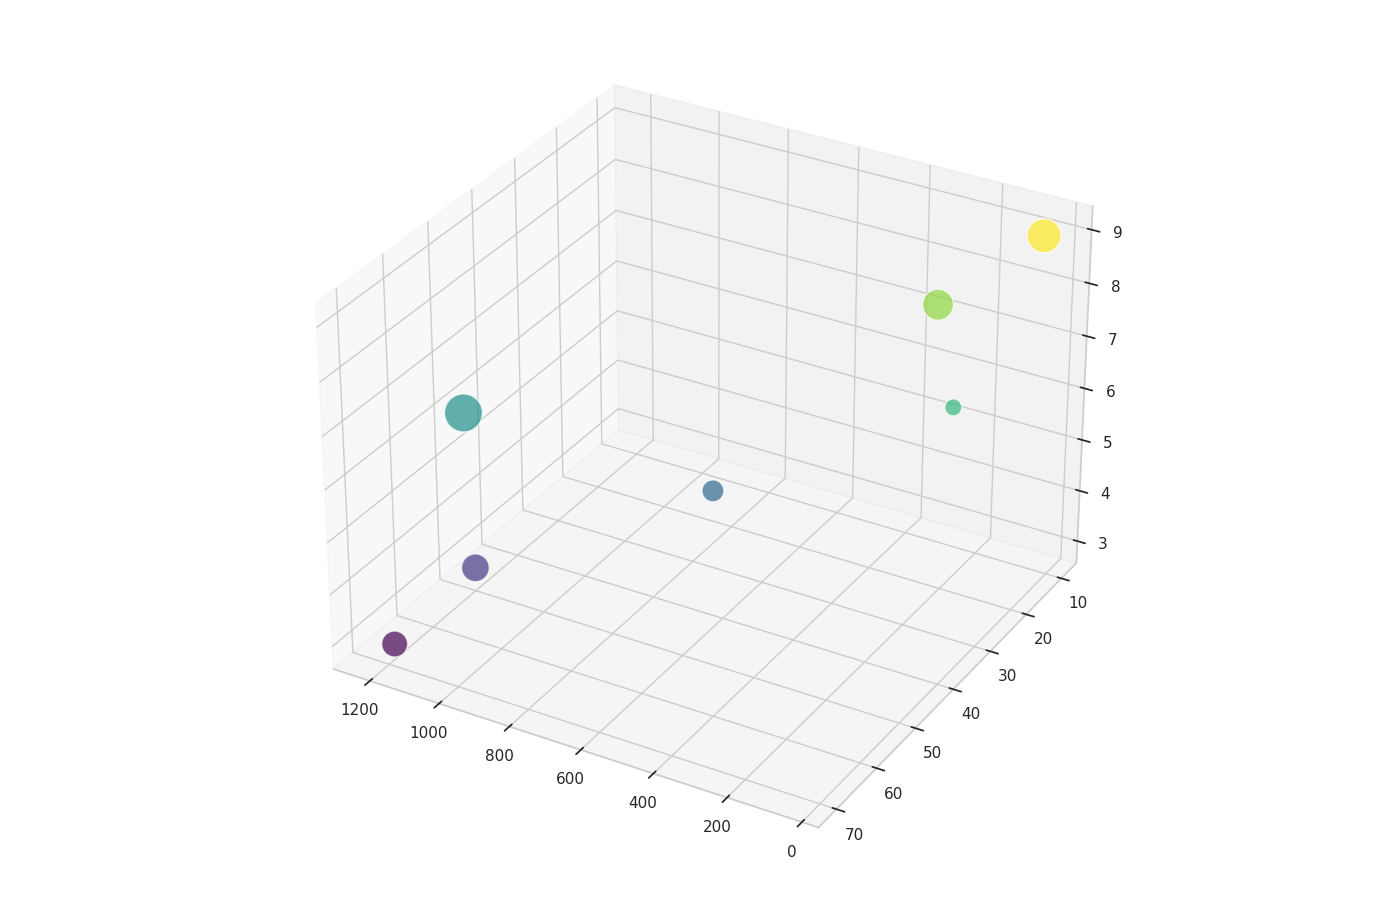

This figure's Python source:
import matplotlib.pyplot as plt
from mpl_toolkits.mplot3d import Axes3D
import numpy as np

distances = np.array([225, 628, 1221, 1070, 1182, 77, 42])
colonization_time = np.array([20, 40, 50, 60, 70, 30, 10])
population_capacity = np.array([10, 5, 15, 8, 7, 3, 12])
tech_readiness = np.array([8, 5, 6, 4, 3, 7, 9])

# Normalize colors based on technological readiness
colors = tech_readiness / tech_readiness.max()

fig = plt.figure(figsize=(14, 9))
ax = fig.add_subplot(111, projection='3d')

# Bubble plot with the updated colormap 'viridis'
sc = ax.scatter(distances, colonization_time, tech_readiness,
                s=population_capacity*50, c=colors, cmap='viridis', alpha=0.7, edgecolors='w')

ax.view_init(elev=30, azim=120)
plt.tight_layout()
plt.show()
